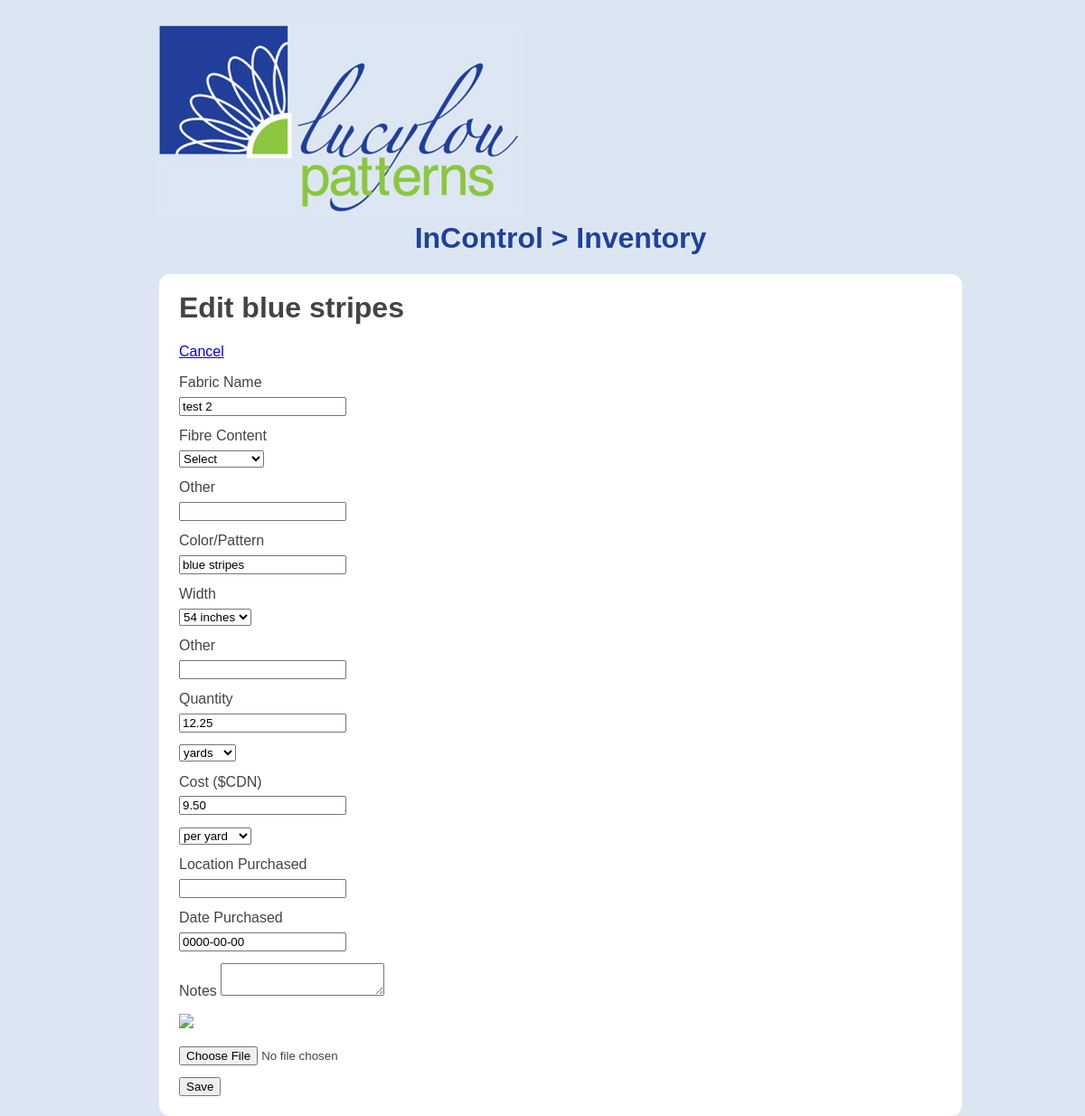
The app's page /edit.php?id=2, older data.
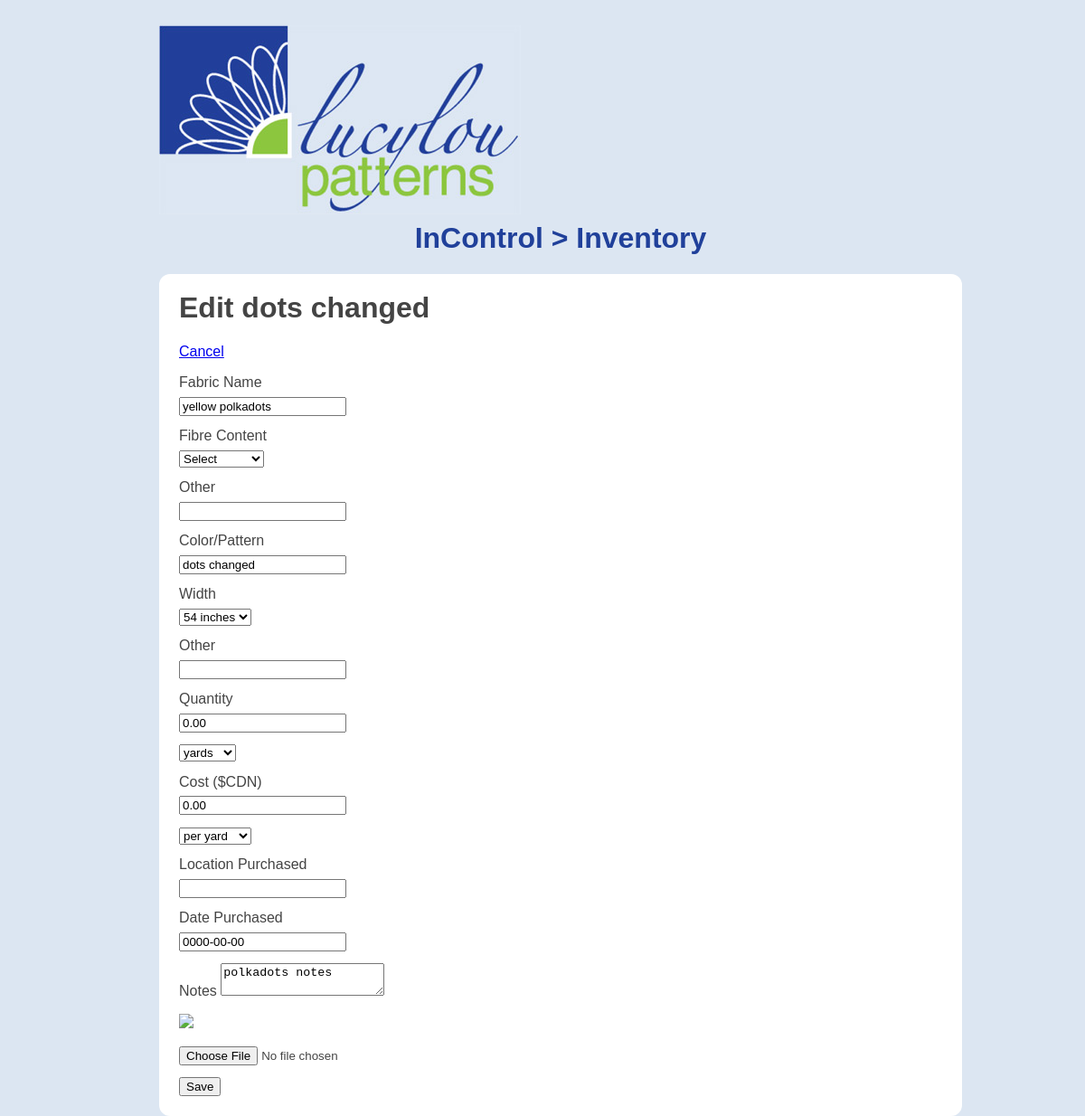
The same page, newer data.
### tables this page shows
CREATE TABLE IF NOT EXISTS `incontrol` (
  `id` int(11) NOT NULL AUTO_INCREMENT,
  `fabric_name` varchar(255) NOT NULL,
  `fibre_content` int(1) NOT NULL,
  `fibre_other` varchar(55) NOT NULL,
  `pattern` varchar(55) NOT NULL,
  `width` varchar(12) NOT NULL,
  `width_other` varchar(25) NOT NULL,
  `quantity` decimal(5,2) NOT NULL,
  `q_units` varchar(12) NOT NULL,
  `cost` decimal(5,2) NOT NULL,
  `c_units` varchar(12) NOT NULL,
  `location` varchar(255) NOT NULL,
  `date_purchased` date NOT NULL,
  `notes` text NOT NULL,
  PRIMARY KEY (`id`)
);

### selected.php (called while the page is built)
<?php
$fibres = array(
	'Select'
	,'Cotton'
	,'Polyester'
	,'Rayon'
	,'Silk'
	,'Wool'
	,'Wool_Blend'
	,'Other'
);
$widths = array(
	'54 inches'
	,'36 inches'
	,'other'
);
$quantity_units = array(
	'yards'
	,'metres'
);
$cost_units = array(
	'per yard'
	,'per metre'
);

### edit.php (the view, shortened to what this page needs)
<?php
require_once 'selected.php';
require_once 'includes/db.php';
$errors = array();
$id = filter_input(INPUT_GET, 'id', FILTER_SANITIZE_NUMBER_INT);
$fabric_name = filter_input(INPUT_POST, 'fabric_name', FILTER_SANITIZE_STRING);
$fibre_content = filter_input(INPUT_POST, 'fibre_content', FILTER_SANITIZE_NUMBER_INT);
$fibre_other = filter_input(INPUT_POST, 'fibre_other', FILTER_SANITIZE_STRING);
$pattern = filter_input(INPUT_POST, 'pattern', FILTER_SANITIZE_STRING);
$width = filter_input(INPUT_POST, 'width', FILTER_SANITIZE_NUMBER_INT);
$width_other = filter_input(INPUT_POST, 'width_other', FILTER_SANITIZE_STRING);
$quantity = filter_input(INPUT_POST, 'quantity', FILTER_SANITIZE_NUMBER_FLOAT, FILTER_FLAG_ALLOW_FRACTION);
$q_units = filter_input(INPUT_POST, 'q_units', FILTER_SANITIZE_NUMBER_INT);
$cost = filter_input(INPUT_POST, 'cost', FILTER_SANITIZE_NUMBER_FLOAT, FILTER_FLAG_ALLOW_FRACTION);
$c_units = filter_input(INPUT_POST, 'c_units', FILTER_SANITIZE_NUMBER_INT);
$location = filter_input(INPUT_POST, 'location', FILTER_SANITIZE_STRING);
$date_purchased = filter_input(INPUT_POST, 'date_purchased', FILTER_SANITIZE_NUMBER_INT);
$notes = filter_input(INPUT_POST, 'notes', FILTER_SANITIZE_STRING);
if ($_SERVER['REQUEST_METHOD'] == 'POST') {
	if (strlen($fabric_name) < 1  || strlen($fabric_name) > 255) {
		$errors['fabric_name'] = true;
	}
	if (strlen($pattern) < 1  || strlen($pattern) > 55) {
		$errors['pattern'] = true;
	}
	if (strlen($quantity) < 1  || strlen($quantity) > 8) {
		$errors['quantity'] = true;
	}
	if (empty($errors)) {
		 $target = "images/";
		 $target = $target . basename( $_FILES['preview']['name']);
		 $preview=($_FILES['preview']['name']);
		move_uploaded_file($_FILES['preview']['tmp_name'], $target);
		require_once 'includes/db.php';
		$sql = $db->prepare('
		UPDATE incontrol
		SET fabric_name = :fabric_name, fibre_content = :fibre_content, fibre_other = :fibre_other, pattern = :pattern, width = :width, width_other = :width_other, quantity = :quantity, q_units = :q_units, cost = :cost, c_units = :c_units, location = :location, date_purchased = :date_purchased, notes = :notes, preview = :preview
		WHERE id = :id
		');
		$sql->bindValue(':id', $id, PDO::PARAM_INT);
		$sql->bindValue(':fabric_name', $fabric_name, PDO::PARAM_STR);
		$sql->bindValue(':fibre_content', $fibre_content, PDO::PARAM_INT);
		$sql->bindValue(':fibre_other', $fibre_other, PDO::PARAM_STR);
		$sql->bindValue(':pattern', $pattern, PDO::PARAM_STR);
		$sql->bindValue(':width', $width, PDO::PARAM_INT);
		$sql->bindValue(':width_other', $width_other, PDO::PARAM_STR);
		$sql->bindValue(':quantity', $quantity, PDO::PARAM_INT);
		$sql->bindValue(':q_units', $q_units, PDO::PARAM_INT);
		$sql->bindValue(':cost', $cost, PDO::PARAM_INT);
		$sql->bindValue(':c_units', $c_units, PDO::PARAM_INT);
		$sql->bindValue(':location', $location, PDO::PARAM_STR);
		$sql->bindValue(':date_purchased', $date_purchased, PDO::PARAM_INT);
		$sql->bindValue(':notes', $notes, PDO::PARAM_STR);
		$sql->bindValue(':preview', $preview, PDO::PARAM_STR);
		$sql->execute();
		header('Location: index.php');
		exit;
	}
} else {
$sql = $db->prepare('
	SELECT fabric_name, fibre_content, fibre_other, pattern, width, width_other, quantity, q_units, cost, c_units, location, date_purchased, notes, preview
	FROM incontrol
	WHERE id = :id
');
		$sql->bindValue(':id', $id, PDO::PARAM_INT);
		$sql->execute();
		$results = $sql->fetch();
		$fabric_name = $results['fabric_name'];
		$pattern = $results['pattern'];
		$width_other = $results['width_other'];
		$quantity = $results['quantity'];
		$quantity = $results['quantity'];
		$cost = $results['cost'];
		$location = $results['location'];
		$date_purchased = $results['date_purchased'];
		$notes = $results['notes'];
}
?><!DOCTYPE HTML>
<html>
<head>
	<link href="css/general.css" rel="stylesheet">
</head>
<body>
<div class="wrapper">
	<div class="dashboard">
		<h2>InControl > Inventory</h2>
	<h1>Edit <?php echo $results['pattern'];?></h1>
	<p><a href="index.php">Cancel</a></p>
	<form enctype="multipart/form-data" method="post" action="edit.php?id=<?php echo $id; ?>">
		<label for="fabric_name">Fabric Name<?php if (isset($errors['fabric_name'])) : ?> <strong class="error"> is required</strong><?php endif; ?></label>
		<input name="fabric_name" id="fabric_name" required value="<?php echo $fabric_name; ?>"></input>
		<label for="fibre_content">Fibre Content</label>
		<select id="fibre_content" name="fibre_content" >
   			<?php foreach ($fibres as $key => $value) : ?>
			<option value="<?php echo $key; echo 'selected="selected"'?>">
			 <?php echo $value;?>
			</option>
			<?php endforeach; ?>
		</select>
		<label for="fibre_other">Other </label>
		<input name="fibre_other" id="fibre_other" value="<?php echo $fibre_other; ?>"></input>
		<label for="pattern">Color/Pattern<?php if (isset($errors['pattern'])) : ?> <strong class="error"> is required</strong><?php endif; ?></label>
		<input name="pattern" id="pattern" required value="<?php echo $pattern; ?>"></input>
		<label for="width">Width</label>
		<select id="width" name="width" >
		<?php foreach ($widths as $key => $value) : ?>
			<option value="<?php echo $key; ?>">
			 <?php echo $value;?>
			</option>
		<?php endforeach; ?>
		</select>
		<label for="width_other">Other</label>
		<input name="width_other" id="width_other" value="<?php echo $width_other; ?>"></input>
		<label for="quantity">Quantity<?php if (isset($errors['quantity'])) : ?> <strong class="error"> must be a number.</strong><?php endif; ?></label>
		<input name="quantity" id="quantity" required value="<?php echo $quantity; ?>"></input>
		<select id="q_units" name="q_units">
		<?php foreach ($quantity_units as $key => $value) : ?>
			<option value="<?php echo $key; ?>">
			 <?php echo $value;?>
			</option>
		<?php endforeach; ?>
		</select>
		<label for="cost">Cost ($CDN)</label>
		<input name="cost" id="cost" value="<?php echo $cost; ?>"></input>
		<select id="c_units" name="c_units">
		<?php foreach ($cost_units as $key => $value) : ?>
			<option value="<?php echo $key; ?>">
			 <?php echo $value;?>
			</option>
		<?php endforeach; ?>
		</select>
		<label for="location">Location Purchased</label>
		<input name="location" id="location" value="<?php echo $location; ?>"></input>
		<label for="date_purchased">Date Purchased</label>
		<input name="date_purchased" id="date_purchased" value="<?php echo $date_purchased; ?>"></input>
		<label for="notes">Notes</label>
		<textarea name="notes" ><?php echo $notes; ?></textarea>
		<div class="preview"><p><img src="images/<?php echo $results['preview'] ?>"></p></div>
		<input type="file" name="preview">
		<button type="submit">Save</button>
	</form>
	</div>
</div>
</body>
</html>

### css/general.css (style rules this page uses)
html { background-color: #dce6f2; color:#444; font: 100% normal Verdana, Geneva, sans-serif; }
input, select { margin: 0.5em 0.5em 1em 0; display: block; }
div.wrapper { background: #dce6f2 url(../images/lucylou-logo.jpg) no-repeat; top: 20px; left:20px; margin: 0 auto; width:75%; position: relative; }
h2 { color:#20409a; font-size: 2em; font-weight: bold; margin: -80px 0 40px 0; text-align:center; }
div.dashboard { margin: 0 auto; padding: 20px; border: 0; background-color: #fff; position:inherit; top: 275px; border: 2px solid #fff; -webkit-border-radius: 12px; -moz-border-radius: 12px; border-radius: 12px; }

Row changes from the older to the newer data that the page shows:
changed incontrol: pattern "blue stripes" → "dots changed"; fabric_name "test 2" → "yellow polkadots"; quantity "12.25" → "0.00"; cost "9.50" → "0.00"; notes (not shown) → "polkadots notes"
